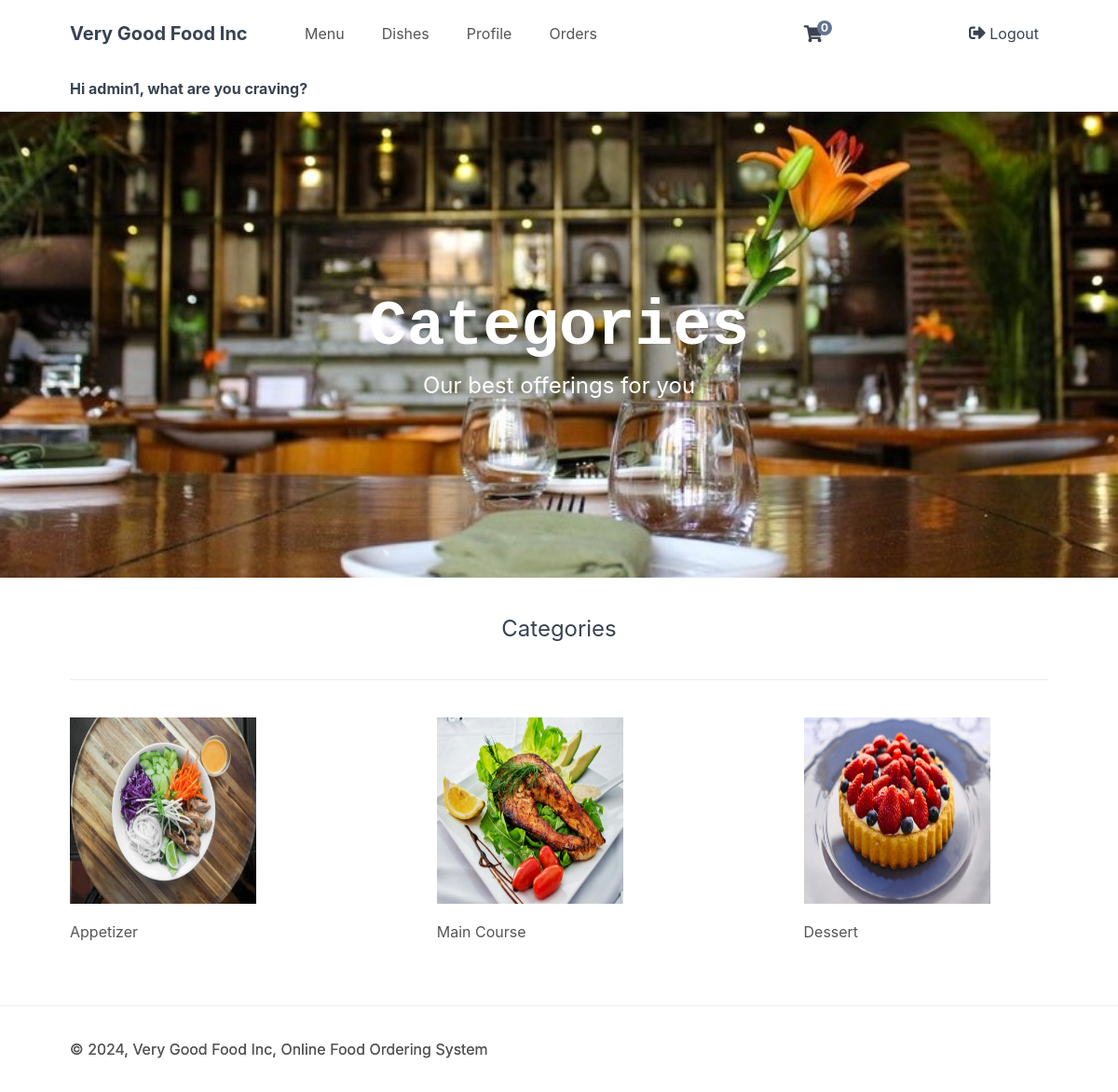
/index.php (signed in), run on the app's committed database.
### tables this page shows
CREATE TABLE `categories` (
  `id` int(11) NOT NULL,
  `name` varchar(200) NOT NULL,
  `img` text NOT NULL
);

### index.php (called while the page is built, shortened)
<?php
include 'functions.php';
$page = isset($_GET['page']) && file_exists($_GET['page'] . '.php') ? $_GET['page'] : 'home';
include $page . '.php';
?>

### home.php (the view)
<?php
$stmt = $pdo->prepare('SELECT * FROM categories ORDER BY id');
$stmt->execute();
$categories = $stmt->fetchAll(PDO::FETCH_ASSOC);
?>
<?=template_header('Home')?>
<div class="featured">
    <h2>Categories</h2>
    <p>Our best offerings for you</p>
</div>
<div class="recentlyadded content-wrapper">
    <h2>Categories</h2>
    <div class="products">
        <?php foreach ($categories as $category): ?>
        <a href="index.php?page=products&cid=<?=$category['id']?>" class="product">
            <img src="imgs/<?=$category['img']?>" width="200" height="200" alt="<?=$category['name']?>">
            <span class="name"><?=$category['name']?></span>
        </a>
        <?php endforeach; ?>
    </div>
</div>
<?=template_footer()?>

### cartstyle.css (style rules this page uses)
* { box-sizing: border-box; font-family: -apple-system, BlinkMacSystemFont, "segoe ui", roboto, oxygen, ubuntu, cantarell, "fira sans", "droid sans", "helvetica neue", Arial, sans-serif; font-size: 16px; -webkit-font-smoothing: antialiased; -moz-osx-font-smoothing: grayscale; }
html { height: 100%; }
body { position: relative; min-height: 100%; color: #555555; background-color: #FFFFFF; margin: 0; padding-bottom: 100px; }
h1, h2, h3, h4, h5 { color: #394352; }
.content-wrapper { width: 1050px; margin: 0 auto; }
main .featured { display: flex; flex-direction: column; background-image: url(imgs/banner1.jpg); background-repeat: no-repeat; background-size: cover; height: 500px; align-items: center; justify-content: center; text-align: center; }
main .featured h2 { display: inline-block; margin: 0; width: 1050px; font-family: Rockwell, Courier Bold, Courier, Georgia, Times, Times New Roman, serif; font-size: 68px; color: #FFFFFF; padding-bottom: 10px; }
main .featured p { display: inline-block; margin: 0; width: 1050px; font-size: 24px; color: #FFFFFF; }
main .recentlyadded h2 { display: block; font-weight: normal; margin: 0; padding: 40px 0; font-size: 24px; text-align: center; width: 100%; border-bottom: 1px solid #EEEEEE; }
main .recentlyadded .products, main .products .products-wrapper { display: flex; flex-wrap: wrap; align-items: center; justify-content: space-between; padding: 40px 0 0 0; }
main .recentlyadded .products .product, main .products .products-wrapper .product { display: block; overflow: hidden; text-decoration: none; width: 25%; padding-bottom: 60px; }
main .recentlyadded .products .product img, main .products .products-wrapper .product img { transform: scale(1); transition: transform 1s; }
main .recentlyadded .products .product .name, main .products .products-wrapper .product .name { display: block; color: #555555; padding: 20px 0 2px 0; }

### data on the page
categories: img (picture), name "Appetizer"
categories: img (picture), name "Main Course"
categories: img (picture), name "Dessert"

### other printed values
$num_items_in_cart "0"
$name "admin1"
